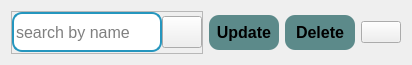
                         <widget class="QWidget" name="widget_25" native="true">
                          <property name="minimumSize">
                           <size>
                            <width>0</width>
                            <height>65</height>
                           </size>
                          </property>
                          <property name="maximumSize">
                           <size>
                            <width>16777215</width>
                            <height>65</height>
                           </size>
                          </property>
                          <layout class="QHBoxLayout" name="horizontalLayout_12">
                           <item>
                            <widget class="QFrame" name="frame_42">
                             <property name="styleSheet">
                              <string notr="true"/>
                             </property>
                             <property name="frameShape">
                              <enum>QFrame::StyledPanel</enum>
                             </property>
                             <property name="frameShadow">
                              <enum>QFrame::Raised</enum>
                             </property>
                             <layout class="QHBoxLayout" name="horizontalLayout_63">
                              <property name="spacing">
                               <number>0</number>
                              </property>
                              <property name="leftMargin">
                               <number>0</number>
                              </property>
                              <property name="topMargin">
                               <number>0</number>
                              </property>
                              <property name="rightMargin">
                               <number>0</number>
                              </property>
                              <property name="bottomMargin">
                               <number>0</number>
                              </property>
                              <item alignment="Qt::AlignLeft">
                               <widget class="QLineEdit" name="lineEdit_32">
                                <property name="minimumSize">
                                 <size>
                                  <width>150</width>
                                  <height>40</height>
                                 </size>
                                </property>
                                <property name="font">
                                 <font>
                                  <pointsize>12</pointsize>
                                 </font>
                                </property>
                                <property name="styleSheet">
                                 <string notr="true">border-radius: 10px;
background-color: rgb(255, 255, 255);
color: rgb(0, 0, 0);
border: 2px solid #2596be;
</string>
                                </property>
                                <property name="placeholderText">
                                 <string>search by name</string>
                                </property>
                               </widget>
                              </item>
                              <item alignment="Qt::AlignLeft">
                               <widget class="QPushButton" name="pushButton_22">
                                <property name="minimumSize">
                                 <size>
                                  <width>0</width>
                                  <height>32</height>
                                 </size>
                                </property>
                                <property name="text">
                                 <string/>
                                </property>
                                <property name="icon">
                                 <iconset resource="2.qrc">
                                  <normaloff>:/icon2/icon_white/search.svg</normaloff>:/icon2/icon_white/search.svg</iconset>
                                </property>
                                <property name="iconSize">
                                 <size>
                                  <width>30</width>
                                  <height>30</height>
                                 </size>
                                </property>
                               </widget>
                              </item>
                             </layout>
                            </widget>
                           </item>
                           <item alignment="Qt::AlignRight">
                            <widget class="QPushButton" name="pushButton_25">
                             <property name="minimumSize">
                              <size>
                               <width>70</width>
                               <height>35</height>
                              </size>
                             </property>
                             <property name="font">
                              <font>
                               <pointsize>12</pointsize>
                               <weight>75</weight>
                               <bold>true</bold>
                              </font>
                             </property>
                             <property name="styleSheet">
                              <string notr="true">QPushButton{
	
	color: rgb(0, 0, 0);
	background-color: rgb(92, 138, 138);
	border-radius: 10px;
}

QPushButton:hover{
background-color: rgb(0, 88, 132);
	
	
}</string>
                             </property>
                             <property name="text">
                              <string>Update</string>
                             </property>
                             <property name="icon">
                              <iconset resource="2.qrc">
                               <normaloff>:/icon2/icon_white/edit-2.svg</normaloff>:/icon2/icon_white/edit-2.svg</iconset>
                             </property>
                             <property name="iconSize">
                              <size>
                               <width>25</width>
                               <height>25</height>
                              </size>
                             </property>
                            </widget>
                           </item>
                           <item alignment="Qt::AlignRight">
                            <widget class="QPushButton" name="pushButton_26">
                             <property name="minimumSize">
                              <size>
                               <width>70</width>
                               <height>35</height>
                              </size>
                             </property>
                             <property name="font">
                              <font>
                               <pointsize>12</pointsize>
                               <weight>75</weight>
                               <bold>true</bold>
                              </font>
                             </property>
                             <property name="styleSheet">
                              <string notr="true">QPushButton{
	
	color: rgb(0, 0, 0);
	background-color: rgb(92, 138, 138);
	border-radius: 10px;
}

QPushButton:hover{
background-color: rgb(0, 88, 132);
	
	
}</string>
                             </property>
                             <property name="text">
                              <string>Delete</string>
                             </property>
                             <property name="icon">
                              <iconset resource="2.qrc">
                               <normaloff>:/icon2/icon_white/edit-2.svg</normaloff>:/icon2/icon_white/edit-2.svg</iconset>
                             </property>
                             <property name="iconSize">
                              <size>
                               <width>25</width>
                               <height>25</height>
                              </size>
                             </property>
                            </widget>
                           </item>
                           <item alignment="Qt::AlignRight">
                            <widget class="QPushButton" name="pushButton">
                             <property name="text">
                              <string/>
                             </property>
                            </widget>
                           </item>
                          </layout>
                         </widget>
